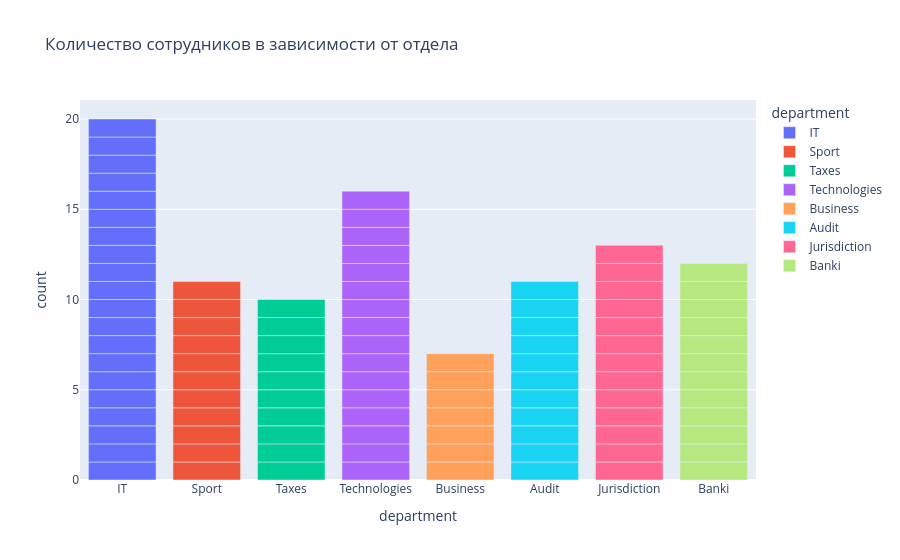

This figure's notebook cell:
### Code cell
px.bar(employees, x='department', color='department', title='Количество сотрудников в зависимости от отдела')

### Figure 1 — Plotly figure (JSON) as saved in the notebook; plotly's stock layout.template omitted (floating-point values rounded to 4 significant figures)
{"data": [{"alignmentgroup": "True", "hovertemplate": "department=%{x}<br>count=%{y}<extra></extra>", "legendgroup": "IT", "marker": {"color": "#636efa", "pattern": {"shape": ""}}, "name": "IT", "offsetgroup": "IT", "orientation": "v", "showlegend": true, "textposition": "auto", "type": "bar", "x": ["IT", "IT", "IT", "IT", "IT", "IT", "IT", "IT", "IT", "IT", "IT", "IT", "IT", "IT", "IT", "IT", "IT", "IT", "IT", "IT"], "xaxis": "x", "y": [1, 1, 1, 1, 1, 1, 1, 1, 1, 1, 1, 1, 1, 1, 1, 1, 1, 1, 1, 1], "yaxis": "y"}, {"alignmentgroup": "True", "hovertemplate": "department=%{x}<br>count=%{y}<extra></extra>", "legendgroup": "Sport", "marker": {"color": "#EF553B", "pattern": {"shape": ""}}, "name": "Sport", "offsetgroup": "Sport", "orientation": "v", "showlegend": true, "textposition": "auto", "type": "bar", "x": ["Sport", "Sport", "Sport", "Sport", "Sport", "Sport", "Sport", "Sport", "Sport", "Sport", "Sport"], "xaxis": "x", "y": [1, 1, 1, 1, 1, 1, 1, 1, 1, 1, 1], "yaxis": "y"}, {"alignmentgroup": "True", "hovertemplate": "department=%{x}<br>count=%{y}<extra></extra>", "legendgroup": "Taxes", "marker": {"color": "#00cc96", "pattern": {"shape": ""}}, "name": "Taxes", "offsetgroup": "Taxes", "orientation": "v", "showlegend": true, "textposition": "auto", "type": "bar", "x": ["Taxes", "Taxes", "Taxes", "Taxes", "Taxes", "Taxes", "Taxes", "Taxes", "Taxes", "Taxes"], "xaxis": "x", "y": [1, 1, 1, 1, 1, 1, 1, 1, 1, 1], "yaxis": "y"}, {"alignmentgroup": "True", "hovertemplate": "department=%{x}<br>count=%{y}<extra></extra>", "legendgroup": "Technologies", "marker": {"color": "#ab63fa", "pattern": {"shape": ""}}, "name": "Technologies", "offsetgroup": "Technologies", "orientation": "v", "showlegend": true, "textposition": "auto", "type": "bar", "x": ["Technologies", "Technologies", "Technologies", "Technologies", "Technologies", "Technologies", "Technologies", "Technologies", "Technologies", "Technologies", "Technologies", "Technologies", "Technologies", "Technologies", "Technologies", "Technologies"], "xaxis": "x", "y": [1, 1, 1, 1, 1, 1, 1, 1, 1, 1, 1, 1, 1, 1, 1, 1], "yaxis": "y"}, {"alignmentgroup": "True", "hovertemplate": "department=%{x}<br>count=%{y}<extra></extra>", "legendgroup": "Business", "marker": {"color": "#FFA15A", "pattern": {"shape": ""}}, "name": "Business", "offsetgroup": "Business", "orientation": "v", "showlegend": true, "textposition": "auto", "type": "bar", "x": ["Business", "Business", "Business", "Business", "Business", "Business", "Business"], "xaxis": "x", "y": [1, 1, 1, 1, 1, 1, 1], "yaxis": "y"}, {"alignmentgroup": "True", "hovertemplate": "department=%{x}<br>count=%{y}<extra></extra>", "legendgroup": "Audit", "marker": {"color": "#19d3f3", "pattern": {"shape": ""}}, "name": "Audit", "offsetgroup": "Audit", "orientation": "v", "showlegend": true, "textposition": "auto", "type": "bar", "x": ["Audit", "Audit", "Audit", "Audit", "Audit", "Audit", "Audit", "Audit", "Audit", "Audit", "Audit"], "xaxis": "x", "y": [1, 1, 1, 1, 1, 1, 1, 1, 1, 1, 1], "yaxis": "y"}, {"alignmentgroup": "True", "hovertemplate": "department=%{x}<br>count=%{y}<extra></extra>", "legendgroup": "Jurisdiction", "marker": {"color": "#FF6692", "pattern": {"shape": ""}}, "name": "Jurisdiction", "offsetgroup": "Jurisdiction", "orientation": "v", "showlegend": true, "textposition": "auto", "type": "bar", "x": ["Jurisdiction", "Jurisdiction", "Jurisdiction", "Jurisdiction", "Jurisdiction", "Jurisdiction", "Jurisdiction", "Jurisdiction", "Jurisdiction", "Jurisdiction", "Jurisdiction", "Jurisdiction", "Jurisdiction"], "xaxis": "x", "y": [1, 1, 1, 1, 1, 1, 1, 1, 1, 1, 1, 1, 1], "yaxis": "y"}, {"alignmentgroup": "True", "hovertemplate": "department=%{x}<br>count=%{y}<extra></extra>", "legendgroup": "Banki", "marker": {"color": "#B6E880", "pattern": {"shape": ""}}, "name": "Banki", "offsetgroup": "Banki", "orientation": "v", "showlegend": true, "textposition": "auto", "type": "bar", "x": ["Banki", "Banki", "Banki", "Banki", "Banki", "Banki", "Banki", "Banki", "Banki", "Banki", "Banki", "Banki"], "xaxis": "x", "y": [1, 1, 1, 1, 1, 1, 1, 1, 1, 1, 1, 1], "yaxis": "y"}], "layout": {"barmode": "relative", "legend": {"title": {"text": "department"}, "tracegroupgap": 0}, "title": {"text": "Количество сотрудников в зависимости от отдела"}, "xaxis": {"anchor": "y", "categoryarray": ["IT", "Sport", "Taxes", "Technologies", "Business", "Audit", "Jurisdiction", "Banki"], "categoryorder": "array", "domain": [0, 1], "title": {"text": "department"}}, "yaxis": {"anchor": "x", "domain": [0, 1], "title": {"text": "count"}}}}
